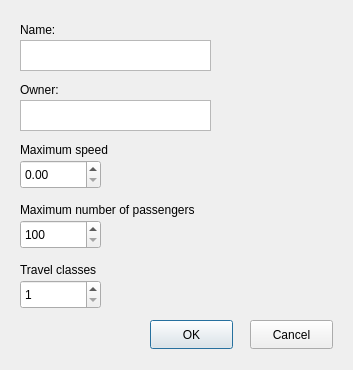
<?xml version="1.0" encoding="UTF-8"?>
<ui version="4.0">
 <class>InputPassengerTrain</class>
 <widget class="QDialog" name="InputPassengerTrain">
  <property name="geometry">
   <rect>
    <x>0</x>
    <y>0</y>
    <width>353</width>
    <height>370</height>
   </rect>
  </property>
  <property name="windowTitle">
   <string>InputPassengerTrain</string>
  </property>
  <widget class="QPushButton" name="confirmButton">
   <property name="geometry">
    <rect>
     <x>150</x>
     <y>320</y>
     <width>83</width>
     <height>29</height>
    </rect>
   </property>
   <property name="text">
    <string>OK</string>
   </property>
  </widget>
  <widget class="QTextEdit" name="nameEdit">
   <property name="geometry">
    <rect>
     <x>20</x>
     <y>40</y>
     <width>191</width>
     <height>31</height>
    </rect>
   </property>
  </widget>
  <widget class="QTextEdit" name="ownerEdit">
   <property name="geometry">
    <rect>
     <x>20</x>
     <y>100</y>
     <width>191</width>
     <height>31</height>
    </rect>
   </property>
  </widget>
  <widget class="QDoubleSpinBox" name="velocitySpinBox">
   <property name="geometry">
    <rect>
     <x>20</x>
     <y>160</y>
     <width>81</width>
     <height>29</height>
    </rect>
   </property>
   <property name="maximum">
    <double>220.000000000000000</double>
   </property>
  </widget>
  <widget class="QSpinBox" name="passengerNumSpinBox">
   <property name="geometry">
    <rect>
     <x>20</x>
     <y>220</y>
     <width>81</width>
     <height>29</height>
    </rect>
   </property>
   <property name="minimum">
    <number>100</number>
   </property>
   <property name="maximum">
    <number>600</number>
   </property>
  </widget>
  <widget class="QLabel" name="label">
   <property name="geometry">
    <rect>
     <x>20</x>
     <y>20</y>
     <width>91</width>
     <height>20</height>
    </rect>
   </property>
   <property name="text">
    <string>Name:</string>
   </property>
  </widget>
  <widget class="QLabel" name="label_2">
   <property name="geometry">
    <rect>
     <x>20</x>
     <y>80</y>
     <width>81</width>
     <height>20</height>
    </rect>
   </property>
   <property name="text">
    <string>Owner:</string>
   </property>
  </widget>
  <widget class="QLabel" name="label_3">
   <property name="geometry">
    <rect>
     <x>20</x>
     <y>140</y>
     <width>111</width>
     <height>20</height>
    </rect>
   </property>
   <property name="text">
    <string>Maximum speed</string>
   </property>
  </widget>
  <widget class="QLabel" name="label_4">
   <property name="geometry">
    <rect>
     <x>20</x>
     <y>200</y>
     <width>261</width>
     <height>21</height>
    </rect>
   </property>
   <property name="text">
    <string>&lt;html&gt;&lt;head/&gt;&lt;body&gt;&lt;p&gt;Maximum number of passengers&lt;/p&gt;&lt;/body&gt;&lt;/html&gt;</string>
   </property>
  </widget>
  <widget class="QLabel" name="label_5">
   <property name="geometry">
    <rect>
     <x>20</x>
     <y>260</y>
     <width>111</width>
     <height>20</height>
    </rect>
   </property>
   <property name="text">
    <string>Travel classes</string>
   </property>
  </widget>
  <widget class="QSpinBox" name="travelClassesSpinBox">
   <property name="geometry">
    <rect>
     <x>20</x>
     <y>280</y>
     <width>81</width>
     <height>29</height>
    </rect>
   </property>
   <property name="minimum">
    <number>1</number>
   </property>
   <property name="maximum">
    <number>3</number>
   </property>
  </widget>
  <widget class="QPushButton" name="cancelButton">
   <property name="geometry">
    <rect>
     <x>250</x>
     <y>320</y>
     <width>83</width>
     <height>29</height>
    </rect>
   </property>
   <property name="text">
    <string>Cancel</string>
   </property>
  </widget>
 </widget>
 <resources/>
 <connections/>
</ui>
